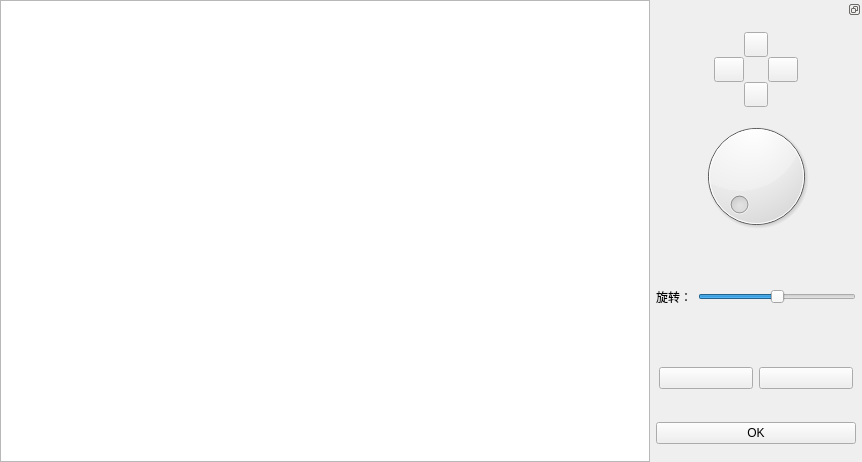
<?xml version="1.0" encoding="UTF-8"?>
<ui version="4.0">
 <class>ImgEditor</class>
 <widget class="QWidget" name="ImgEditor">
  <property name="geometry">
   <rect>
    <x>0</x>
    <y>0</y>
    <width>862</width>
    <height>458</height>
   </rect>
  </property>
  <property name="windowTitle">
   <string>ImgEditor</string>
  </property>
  <property name="styleSheet">
   <string notr="true">


    #closeBtn {
    font-size: 13px;
    background-color: transparent;
    border: none;
    border-radius: 10px; /* 添加圆角 */
}
 
   #closeBtn:hover {
    background-color: #ba3939;
    color: #ffffff;  /* 设置字体颜色为白色 */
    border-radius: 10px; /* 确保悬浮时也有圆角 */
}</string>
  </property>
  <layout class="QVBoxLayout" name="verticalLayout_3">
   <property name="spacing">
    <number>0</number>
   </property>
   <property name="leftMargin">
    <number>0</number>
   </property>
   <property name="topMargin">
    <number>0</number>
   </property>
   <property name="rightMargin">
    <number>0</number>
   </property>
   <property name="bottomMargin">
    <number>0</number>
   </property>
   <item>
    <widget class="QWidget" name="MainBox" native="true">
     <property name="styleSheet">
      <string notr="true"/>
     </property>
     <layout class="QHBoxLayout" name="horizontalLayout_2">
      <property name="spacing">
       <number>0</number>
      </property>
      <property name="leftMargin">
       <number>0</number>
      </property>
      <property name="topMargin">
       <number>0</number>
      </property>
      <property name="rightMargin">
       <number>0</number>
      </property>
      <property name="bottomMargin">
       <number>0</number>
      </property>
      <item>
       <widget class="CustomGraphicsView" name="graphicsView"/>
      </item>
      <item>
       <widget class="QDockWidget" name="dockWidget">
        <property name="sizePolicy">
         <sizepolicy hsizetype="Fixed" vsizetype="Preferred">
          <horstretch>0</horstretch>
          <verstretch>0</verstretch>
         </sizepolicy>
        </property>
        <property name="minimumSize">
         <size>
          <width>212</width>
          <height>462</height>
         </size>
        </property>
        <property name="features">
         <set>QDockWidget::DockWidgetFeature::DockWidgetFloatable|QDockWidget::DockWidgetFeature::DockWidgetMovable</set>
        </property>
        <property name="windowTitle">
         <string notr="true"/>
        </property>
        <widget class="QWidget" name="dockWidgetContents">
         <layout class="QGridLayout" name="gridLayout_2">
          <property name="leftMargin">
           <number>6</number>
          </property>
          <property name="rightMargin">
           <number>6</number>
          </property>
          <item row="0" column="0">
           <widget class="QWidget" name="Operation" native="true">
            <property name="sizePolicy">
             <sizepolicy hsizetype="Preferred" vsizetype="Preferred">
              <horstretch>0</horstretch>
              <verstretch>0</verstretch>
             </sizepolicy>
            </property>
            <layout class="QVBoxLayout" name="verticalLayout">
             <property name="leftMargin">
              <number>0</number>
             </property>
             <property name="topMargin">
              <number>0</number>
             </property>
             <property name="rightMargin">
              <number>0</number>
             </property>
             <item>
              <widget class="QWidget" name="Preview" native="true">
               <layout class="QVBoxLayout" name="verticalLayout_4">
                <property name="spacing">
                 <number>0</number>
                </property>
                <property name="leftMargin">
                 <number>0</number>
                </property>
                <property name="topMargin">
                 <number>0</number>
                </property>
                <property name="rightMargin">
                 <number>0</number>
                </property>
                <item>
                 <widget class="QWidget" name="widget_2" native="true">
                  <property name="sizePolicy">
                   <sizepolicy hsizetype="Preferred" vsizetype="Preferred">
                    <horstretch>0</horstretch>
                    <verstretch>0</verstretch>
                   </sizepolicy>
                  </property>
                  <layout class="QGridLayout" name="gridLayout">
                   <property name="leftMargin">
                    <number>0</number>
                   </property>
                   <property name="topMargin">
                    <number>4</number>
                   </property>
                   <property name="rightMargin">
                    <number>0</number>
                   </property>
                   <property name="bottomMargin">
                    <number>0</number>
                   </property>
                   <property name="spacing">
                    <number>0</number>
                   </property>
                   <item row="1" column="3">
                    <widget class="CustomToolButton" name="rBtn">
                     <property name="sizePolicy">
                      <sizepolicy hsizetype="Preferred" vsizetype="Fixed">
                       <horstretch>0</horstretch>
                       <verstretch>0</verstretch>
                      </sizepolicy>
                     </property>
                     <property name="minimumSize">
                      <size>
                       <width>30</width>
                       <height>25</height>
                      </size>
                     </property>
                     <property name="text">
                      <string/>
                     </property>
                     <property name="icon">
                      <iconset resource="assets.qrc">
                       <normaloff>:/imageEditor/右.png</normaloff>:/imageEditor/右.png</iconset>
                     </property>
                    </widget>
                   </item>
                   <item row="1" column="1">
                    <widget class="CustomToolButton" name="lBtn">
                     <property name="sizePolicy">
                      <sizepolicy hsizetype="Preferred" vsizetype="Fixed">
                       <horstretch>0</horstretch>
                       <verstretch>0</verstretch>
                      </sizepolicy>
                     </property>
                     <property name="minimumSize">
                      <size>
                       <width>30</width>
                       <height>25</height>
                      </size>
                     </property>
                     <property name="text">
                      <string/>
                     </property>
                     <property name="icon">
                      <iconset resource="assets.qrc">
                       <normaloff>:/imageEditor/左.png</normaloff>:/imageEditor/左.png</iconset>
                     </property>
                    </widget>
                   </item>
                   <item row="0" column="2">
                    <widget class="CustomToolButton" name="upBtn">
                     <property name="sizePolicy">
                      <sizepolicy hsizetype="Preferred" vsizetype="Fixed">
                       <horstretch>0</horstretch>
                       <verstretch>0</verstretch>
                      </sizepolicy>
                     </property>
                     <property name="minimumSize">
                      <size>
                       <width>0</width>
                       <height>25</height>
                      </size>
                     </property>
                     <property name="text">
                      <string/>
                     </property>
                     <property name="icon">
                      <iconset resource="assets.qrc">
                       <normaloff>:/imageEditor/上.png</normaloff>:/imageEditor/上.png</iconset>
                     </property>
                    </widget>
                   </item>
                   <item row="1" column="0">
                    <spacer name="horizontalSpacer">
                     <property name="orientation">
                      <enum>Qt::Orientation::Horizontal</enum>
                     </property>
                     <property name="sizeHint" stdset="0">
                      <size>
                       <width>0</width>
                       <height>0</height>
                      </size>
                     </property>
                    </spacer>
                   </item>
                   <item row="2" column="2">
                    <widget class="CustomToolButton" name="downBtn">
                     <property name="sizePolicy">
                      <sizepolicy hsizetype="Preferred" vsizetype="Fixed">
                       <horstretch>0</horstretch>
                       <verstretch>0</verstretch>
                      </sizepolicy>
                     </property>
                     <property name="minimumSize">
                      <size>
                       <width>0</width>
                       <height>25</height>
                      </size>
                     </property>
                     <property name="text">
                      <string/>
                     </property>
                     <property name="icon">
                      <iconset resource="assets.qrc">
                       <normaloff>:/imageEditor/下.png</normaloff>:/imageEditor/下.png</iconset>
                     </property>
                    </widget>
                   </item>
                   <item row="1" column="4">
                    <spacer name="horizontalSpacer_2">
                     <property name="orientation">
                      <enum>Qt::Orientation::Horizontal</enum>
                     </property>
                     <property name="sizeHint" stdset="0">
                      <size>
                       <width>0</width>
                       <height>0</height>
                      </size>
                     </property>
                    </spacer>
                   </item>
                  </layout>
                 </widget>
                </item>
                <item>
                 <widget class="QWidget" name="widget" native="true">
                  <property name="sizePolicy">
                   <sizepolicy hsizetype="Preferred" vsizetype="Preferred">
                    <horstretch>0</horstretch>
                    <verstretch>0</verstretch>
                   </sizepolicy>
                  </property>
                  <layout class="QHBoxLayout" name="horizontalLayout_4">
                   <item>
                    <widget class="InfiniteDial" name="view_scale">
                     <property name="sizePolicy">
                      <sizepolicy hsizetype="Preferred" vsizetype="Preferred">
                       <horstretch>0</horstretch>
                       <verstretch>0</verstretch>
                      </sizepolicy>
                     </property>
                     <property name="minimumSize">
                      <size>
                       <width>120</width>
                       <height>120</height>
                      </size>
                     </property>
                    </widget>
                   </item>
                  </layout>
                 </widget>
                </item>
               </layout>
              </widget>
             </item>
             <item>
              <widget class="QWidget" name="Trans" native="true">
               <property name="sizePolicy">
                <sizepolicy hsizetype="Preferred" vsizetype="Preferred">
                 <horstretch>0</horstretch>
                 <verstretch>0</verstretch>
                </sizepolicy>
               </property>
               <layout class="QVBoxLayout" name="verticalLayout_2">
                <property name="leftMargin">
                 <number>0</number>
                </property>
                <property name="rightMargin">
                 <number>0</number>
                </property>
                <item>
                 <widget class="QWidget" name="widget_3" native="true">
                  <layout class="QGridLayout" name="gridLayout_3">
                   <property name="leftMargin">
                    <number>0</number>
                   </property>
                   <property name="rightMargin">
                    <number>0</number>
                   </property>
                   <item row="4" column="1">
                    <widget class="QSlider" name="rotate">
                     <property name="minimum">
                      <number>-180</number>
                     </property>
                     <property name="maximum">
                      <number>180</number>
                     </property>
                     <property name="singleStep">
                      <number>0</number>
                     </property>
                     <property name="orientation">
                      <enum>Qt::Orientation::Horizontal</enum>
                     </property>
                    </widget>
                   </item>
                   <item row="4" column="0">
                    <widget class="QLabel" name="rotateLabel">
                     <property name="text">
                      <string>旋转：</string>
                     </property>
                    </widget>
                   </item>
                  </layout>
                 </widget>
                </item>
               </layout>
              </widget>
             </item>
             <item>
              <widget class="QWidget" name="Step" native="true">
               <property name="sizePolicy">
                <sizepolicy hsizetype="Preferred" vsizetype="Preferred">
                 <horstretch>0</horstretch>
                 <verstretch>0</verstretch>
                </sizepolicy>
               </property>
               <layout class="QHBoxLayout" name="horizontalLayout">
                <property name="leftMargin">
                 <number>3</number>
                </property>
                <property name="rightMargin">
                 <number>3</number>
                </property>
                <item>
                 <widget class="QPushButton" name="undoBtn">
                  <property name="text">
                   <string/>
                  </property>
                  <property name="icon">
                   <iconset resource="assets.qrc">
                    <normaloff>:/imageEditor/undo_yes.png</normaloff>:/imageEditor/undo_yes.png</iconset>
                  </property>
                 </widget>
                </item>
                <item>
                 <widget class="QPushButton" name="redoBtn">
                  <property name="text">
                   <string/>
                  </property>
                  <property name="icon">
                   <iconset resource="assets.qrc">
                    <normaloff>:/imageEditor/redo_yes.png</normaloff>:/imageEditor/redo_yes.png</iconset>
                  </property>
                 </widget>
                </item>
               </layout>
              </widget>
             </item>
             <item>
              <widget class="QPushButton" name="OKBtn">
               <property name="text">
                <string>OK</string>
               </property>
              </widget>
             </item>
            </layout>
           </widget>
          </item>
         </layout>
        </widget>
       </widget>
      </item>
     </layout>
    </widget>
   </item>
  </layout>
 </widget>
 <customwidgets>
  <customwidget>
   <class>CustomGraphicsView</class>
   <extends>QGraphicsView</extends>
   <header>customgraphicsview.h</header>
  </customwidget>
  <customwidget>
   <class>InfiniteDial</class>
   <extends>QDial</extends>
   <header>infinitedial.h</header>
  </customwidget>
  <customwidget>
   <class>CustomToolButton</class>
   <extends>QToolButton</extends>
   <header>customtoolbutton.h</header>
  </customwidget>
 </customwidgets>
 <resources>
  <include location="assets.qrc"/>
 </resources>
 <connections/>
</ui>
